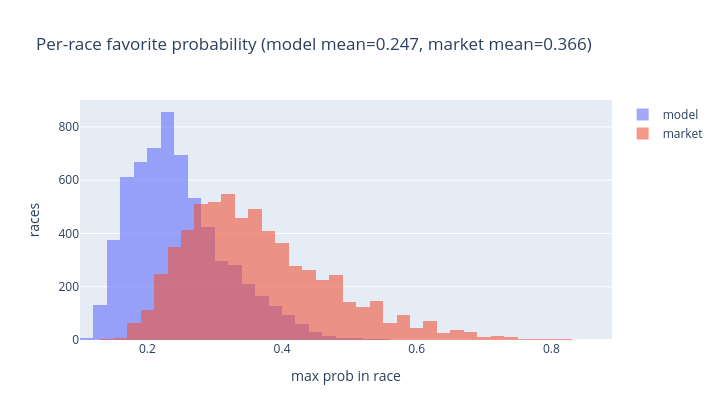

Source (notebook cell):
### Code cell
diag.plot_favorite_prob_hist(val).show()

### Figure 1 — Plotly figure (JSON) as saved in the notebook; plotly's stock layout.template omitted (floating-point values rounded to 4 significant figures; data arrays with more than 128 entries replaced by an {"elided": "..."} marker saying what was removed)
{"data": [{"name": "model", "nbinsx": 40, "opacity": 0.6, "type": "histogram", "x": {"elided": "6335 float values"}}, {"name": "market", "nbinsx": 40, "opacity": 0.6, "type": "histogram", "x": {"elided": "6335 float values"}}], "layout": {"barmode": "overlay", "height": 420, "title": {"text": "Per-race favorite probability (model mean=0.247, market mean=0.366)"}, "width": 720, "xaxis": {"title": {"text": "max prob in race"}}, "yaxis": {"title": {"text": "races"}}}}
